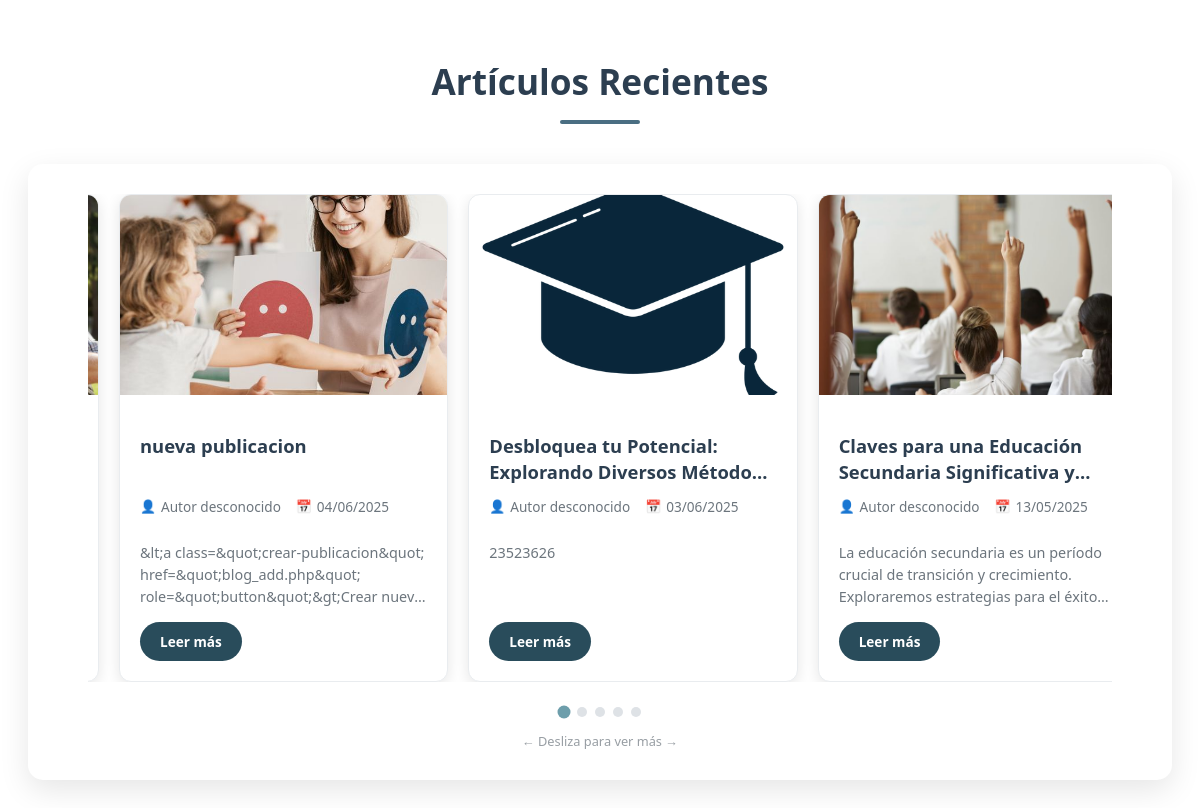
/PHP/carrusel_noticias.php, run on an earlier commit of the app's database.
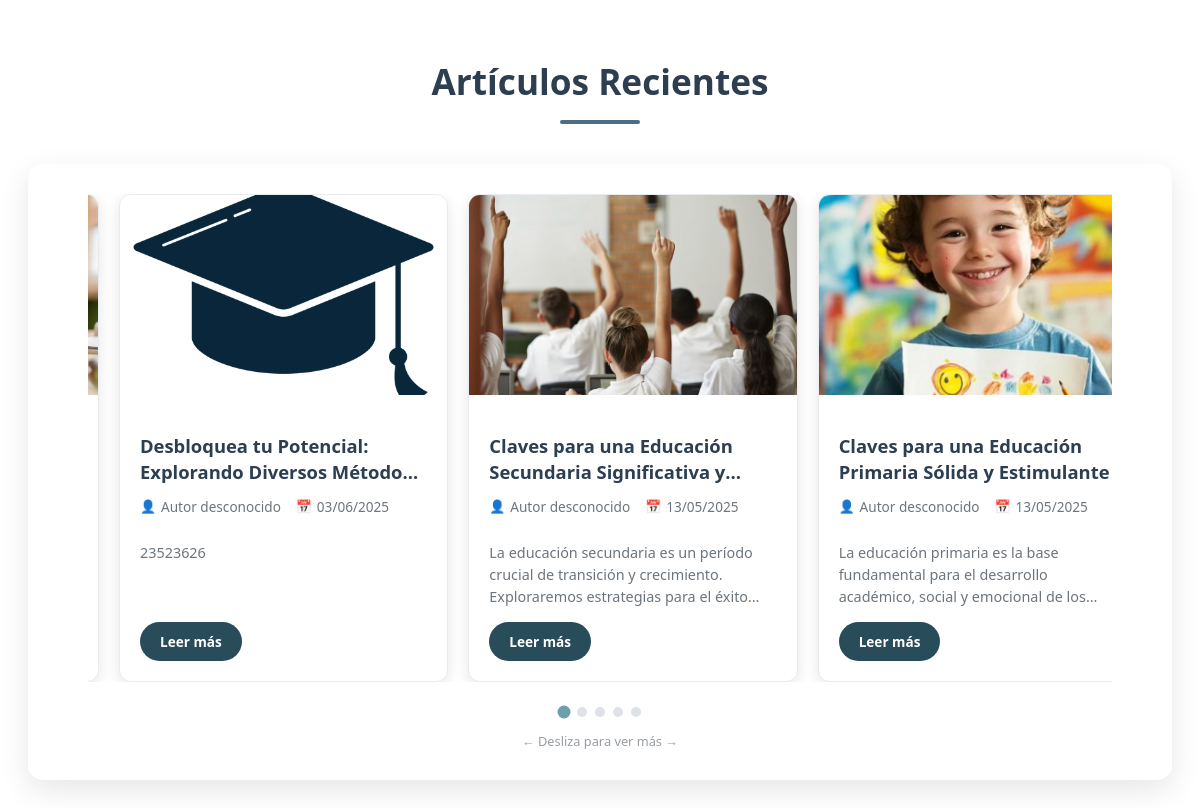
And on a later commit of the database.
### tables this page shows
CREATE TABLE `publicaciones_2` (
  `id` int(11) NOT NULL,
  `titular` varchar(255) NOT NULL,
  `fecha` date NOT NULL,
  `descripcion_corta` varchar(255) NOT NULL,
  `contenido` text NOT NULL,
  `referencia` varchar(255) NOT NULL,
  `imagen` varchar(255) DEFAULT NULL COMMENT 'Ruta/nombre del archivo de imagen',
  `categoria` varchar(50) NOT NULL,
  `fecha_creacion` timestamp NOT NULL DEFAULT current_timestamp(),
  `total_ratings` int(11) DEFAULT 0,
  `rating_count` int(11) DEFAULT 0,
  `mensaje` varchar(255) NOT NULL,
  `estado` enum('publicado','archivado') DEFAULT 'publicado',
  `categoria_id` int(11) DEFAULT NULL
);

### PHP/carrusel_noticias.php (the view, shortened to what this page needs)
<?php
include 'blog_db.php';
$sql = "SELECT * FROM publicaciones_2 WHERE estado = 'publicado' ORDER BY fecha_creacion DESC LIMIT 5";
$resultado = $conn->query($sql);
if ($resultado && $resultado->num_rows > 0) {
    $noticias = [];
    while ($fila = $resultado->fetch_assoc()) {
        $noticias[] = $fila;
    }
    ?>
    <!DOCTYPE html>
    <html lang="es">
    <head>
        <link rel="stylesheet" href="../css/carrusel noticias.css">
    </head>
    <body>
        <div class="news-carousel-container">
            <div class="carousel-section-header">
                <h2>Artículos Recientes</h2>
                <div class="carousel-underline"></div>
            </div>
            <div class="carousel-main-container">
                <div class="carousel-wrapper">
                    <div class="carousel-track" id="carouselTrack">
                        <?php foreach ($noticias as $fila):
                            $titular = htmlspecialchars($fila['titular'] ?? 'Sin título');
                            $autor = htmlspecialchars($fila['autor'] ?? 'Autor desconocido');
                            $fecha = isset($fila['fecha_creacion']) ? date('d/m/Y', strtotime($fila['fecha_creacion'])) : '';
                            $descripcion = htmlspecialchars($fila['descripcion_corta'] ?? 'Sin descripción disponible');
                            $imagen = isset($fila['imagen']) ? '../images/publicaciones/' . htmlspecialchars($fila['imagen']) : '../images/default-news.jpg';
                            $id = $fila['id'] ?? 0;
                        ?>
                        <div class="carousel-article-card">
                            <div class="carousel-card-image">
                                <img src="<?= $imagen ?>" alt="<?= $titular ?>" onerror="this.src='../images/default-news.jpg'">
                            </div>
                            <div class="carousel-card-content">
                                <h3 class="carousel-card-title"><?= $titular ?></h3>
                                <div class="carousel-card-meta">
                                    <div class="carousel-meta-item">
                                        <span class="carousel-meta-icon">👤</span><span><?= $autor ?></span>
                                    </div>
                                    <div class="carousel-meta-item">
                                        <span class="carousel-meta-icon">📅</span><span><?= $fecha ?></span>
                                    </div>
                                </div>
                                <p class="carousel-card-description"><?= $descripcion ?></p>
                                <a href="../PHP/post_completo.php?id=<?= $id ?>" class="carousel-read-more-btn">Leer más</a>
                            </div>
                        </div>
                        <?php endforeach; ?>
                    </div>
                </div>
                <?php if (count($noticias) > 1): ?>
                    <div class="carousel-indicators">
                        <?php for ($i = 0; $i < count($noticias); $i++): ?>
                            <div class="carousel-indicator <?= $i === 0 ? 'active' : '' ?>" data-position="<?= $i ?>"></div>
                        <?php endfor; ?>
                    </div>
                <?php endif; ?>
                <div class="carousel-swipe-hint">
                    <span>← Desliza para ver más →</span>
                </div>
            </div>
        </div>
    </body>
    </html>
    <?php
} else {
    echo '<div class="carousel-no-news"><p>No hay noticias disponibles en este momento.</p></div>';
}
?>

What changed in the data, as far as the page shows it:
removed publicaciones_2: imagen (picture), titular "nueva publicacion", autor "Autor desconocido", fecha_creacion "04/06/2025", descripcion_corta "&lt;a class=&quot;crear-publicacion&quot; href=&quot;blog_add.php&quot; role=&quot;button&quot;&gt;Crear…"
no longer on this page (row edited): publicaciones_2: imagen (picture)
now on this page (row unchanged): publicaciones_2: imagen (picture), titular "Claves para una Educación Primaria Sólida y Estimulante", autor "Autor desconocido", fecha_creacion "13/05/2025", descripcion_corta "La educación primaria es la base fundamental para el desarrollo académico, social y emocional de…"
now on this page (row edited): publicaciones_2: imagen (picture)
